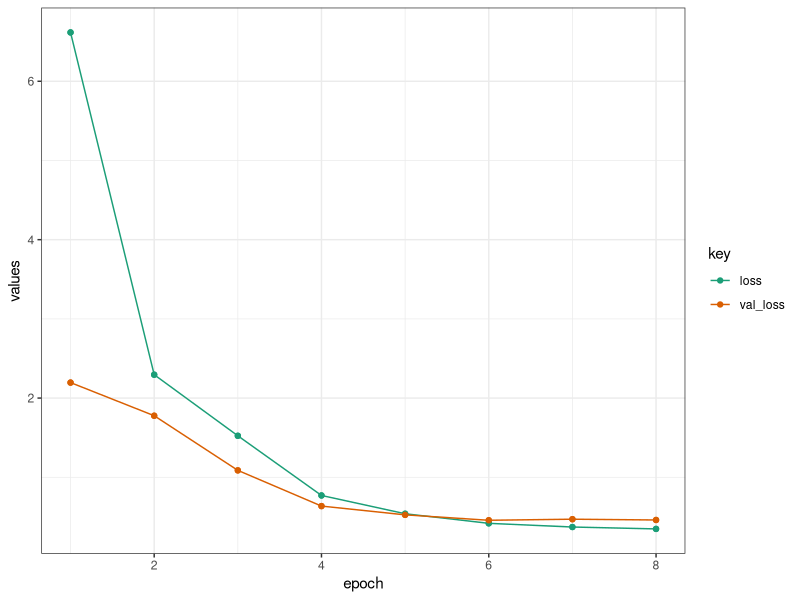
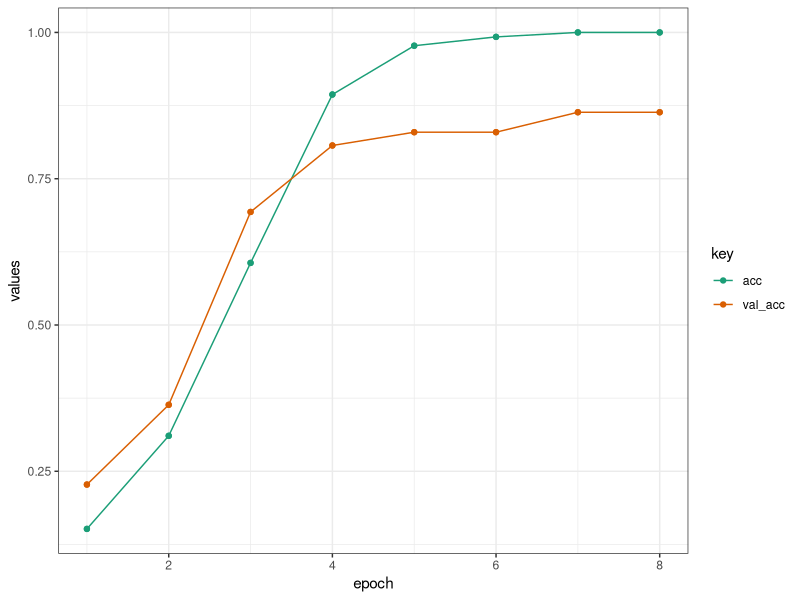
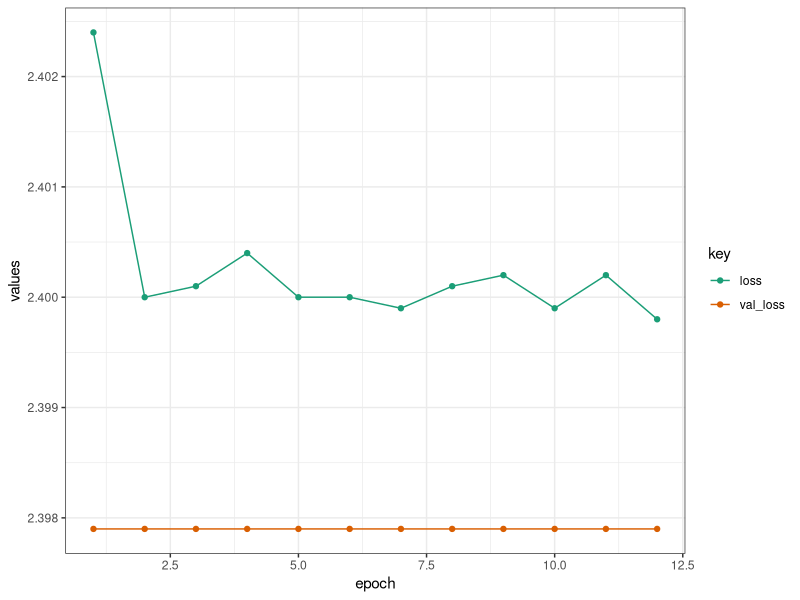
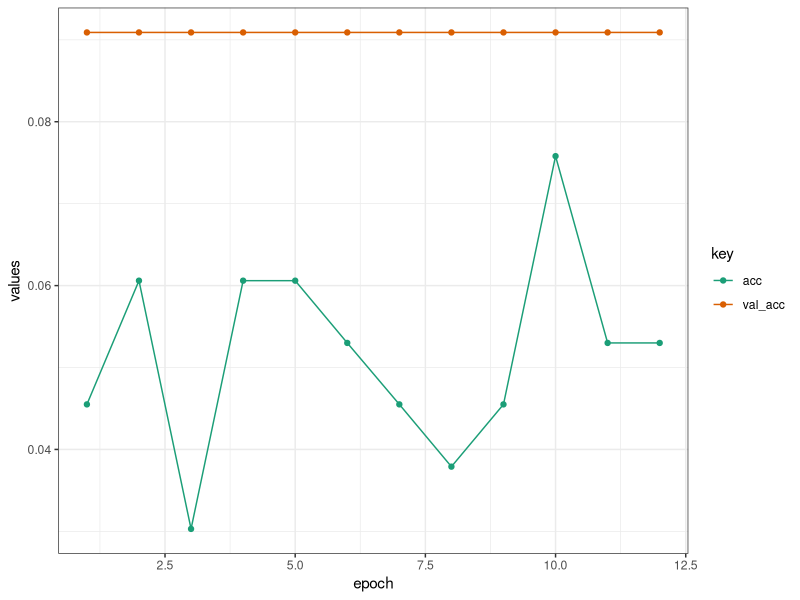

Source code (R) for these figures, in order:
# Plot results of neural networks
library(ggplot2)

cnn_2d_results <- data.frame(
  epoch = rep(1:8, 8),
  values = c(6.6163, 2.2952, 1.5238, 0.7705, 0.5397,
            0.4187, 0.3722, 0.3483,
            0.1515, 0.3106, 0.6061, 0.8939, 0.9773,
            0.9924, 1.0000, 1.0000,
            2.1955, 1.7771, 1.0873, 0.6364, 0.5256,
            0.4574, 0.4709, 0.4610,
            0.2273, 0.3636, 0.6932, 0.8068, 0.8295,
            0.8295, 0.8636, 0.8636),
  key = as.factor(rep(c("loss", "acc", "val_loss", 
                        "val_acc"), each = 8))
                          )

# 2D CNN loss plot
plot_df <- subset(cnn_2d_results, key == "loss" | key == "val_loss")
cnn_2d_plot_loss <-  ggplot(data = plot_df, aes(x = epoch, y = values, 
                                                  group = key, colour = key))
cnn_2d_plot_loss <-  cnn_2d_plot_loss + geom_line() + geom_point() + theme_bw() + 
                scale_color_brewer(palette = "Dark2" )
print(cnn_2d_plot_loss)

# 2D CNN acc plot
plot_df <- subset(cnn_2d_results, key == "acc" | key == "val_acc")
cnn_2d_plot_acc <-  ggplot(data = plot_df, aes(x = epoch, y = values, 
                                            group = key, colour = key))
cnn_2d_plot_acc <-  cnn_2d_plot_acc + geom_line() + geom_point() + theme_bw() + 
  scale_color_brewer(palette = "Dark2" )
print(cnn_2d_plot_acc)

cnn_1d_results <- data.frame(
  epoch = rep(1:12, 4),
  values = c( 2.4024, 2.4000, 2.4001, 2.4004,
             2.4000, 2.4000, 2.3999, 2.4001,
             2.4002, 2.3999, 2.4002, 2.3998,
             0.0455, 0.0606, 0.0303, 0.0606,
             0.0606, 0.0530, 0.0455, 0.0379,
             0.0455, 0.0758, 0.0530, 0.0530,
             2.3979, 2.3979, 2.3979, 2.3979,
             2.3979, 2.3979, 2.3979, 2.3979,
             2.3979, 2.3979, 2.3979, 2.3979,
             0.0909, 0.0909, 0.0909, 0.0909,
             0.0909, 0.0909, 0.0909, 0.0909,
             0.0909, 0.0909, 0.0909, 0.0909),
   key = as.factor(rep(c("loss", "acc", "val_loss", 
                         "val_acc"), each = 12))
                              )

# 1D CNN loss plot
plot_df <- subset(cnn_1d_results, key == "loss" | key == "val_loss")
cnn_1d_plot_loss <-  ggplot(data = plot_df, aes(x = epoch, y = values, 
                                                group = key, colour = key))
cnn_1d_plot_loss <-  cnn_1d_plot_loss + geom_line() + geom_point() + theme_bw() + 
  scale_color_brewer(palette = "Dark2" )
print(cnn_1d_plot_loss)

# 1D CNN acc plot
plot_df <- subset(cnn_1d_results, key == "acc" | key == "val_acc")
cnn_2d_plot_acc <-  ggplot(data = plot_df, aes(x = epoch, y = values, 
                                                group = key, colour = key))
cnn_2d_plot_acc <-  cnn_2d_plot_acc + geom_line() + geom_point() + theme_bw() + 
  scale_color_brewer(palette = "Dark2" )
print(cnn_2d_plot_acc)
